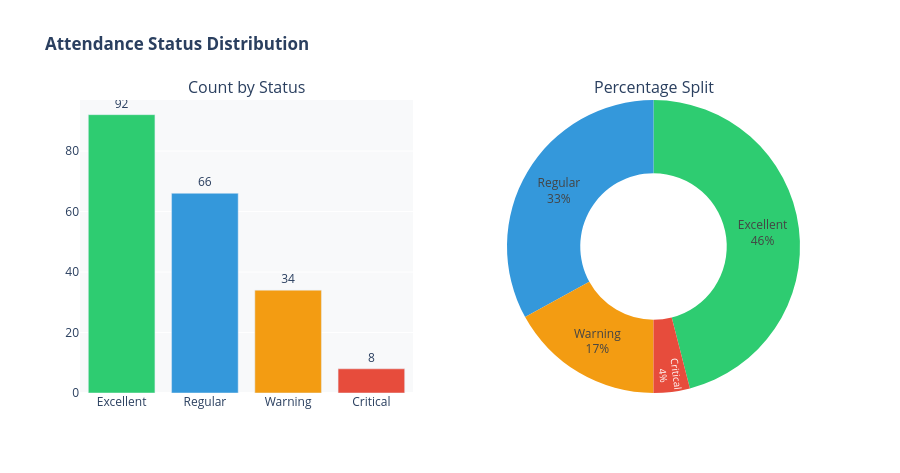

Notebook code for this chart:
### Code cell
fig = make_subplots(
    rows=1, cols=2,
    subplot_titles=['Count by Status', 'Percentage Split'],
    specs=[[{'type':'bar'}, {'type':'pie'}]]
)

# Bar
bar_fig = px.bar(
    status_counts,
    x='Status',
    y='Count',
    color_discrete_sequence=[['#2ECC71','#3498DB','#F39C12','#E74C3C']],
    text='Count'
)

bar_fig.update_traces(
    textposition='outside',
    showlegend=False
)

fig.add_trace(bar_fig.data[0], row=1, col=1)

# Pie
pie_fig = px.pie(
    status_counts,
    names='Status',
    values='Count',
    color='Status',
    color_discrete_map=status_colors,
    hole=0.5
)

pie_fig.update_traces(
    textinfo='label+percent',
    textposition='inside'
)

fig.add_trace(pie_fig.data[0], row=1, col=2)

# Layout
fig.update_layout(
    title='<b>Attendance Status Distribution</b>',
    height=473,
    showlegend=False,
    plot_bgcolor='#F8F9FA',
    paper_bgcolor='white'
)

fig.show()

### Figure 1 — Plotly figure (JSON) as saved in the notebook; plotly's stock layout.template omitted (floating-point values rounded to 4 significant figures)
{"data": [{"hovertemplate": "Status=%{x}<br>Count=%{text}<extra></extra>", "legendgroup": "", "marker": {"color": ["#2ECC71", "#3498DB", "#F39C12", "#E74C3C"], "pattern": {"shape": ""}}, "name": "", "orientation": "v", "showlegend": false, "text": [92.0, 66.0, 34.0, 8.0], "textposition": "outside", "type": "bar", "x": ["Excellent", "Regular", "Warning", "Critical"], "xaxis": "x", "y": [92, 66, 34, 8], "yaxis": "y"}, {"customdata": [["Excellent"], ["Regular"], ["Warning"], ["Critical"]], "domain": {"x": [0.55, 1], "y": [0, 1]}, "hole": 0.5, "hovertemplate": "Status=%{customdata[0]}<br>Count=%{value}<extra></extra>", "labels": ["Excellent", "Regular", "Warning", "Critical"], "legendgroup": "", "marker": {"colors": ["#2ECC71", "#3498DB", "#F39C12", "#E74C3C"]}, "name": "", "showlegend": true, "textinfo": "label+percent", "textposition": "inside", "type": "pie", "values": [92, 66, 34, 8]}], "layout": {"annotations": [{"font": {"size": 16}, "showarrow": false, "text": "Count by Status", "x": 0.225, "xanchor": "center", "xref": "paper", "y": 1, "yanchor": "bottom", "yref": "paper"}, {"font": {"size": 16}, "showarrow": false, "text": "Percentage Split", "x": 0.775, "xanchor": "center", "xref": "paper", "y": 1, "yanchor": "bottom", "yref": "paper"}], "height": 473, "paper_bgcolor": "white", "plot_bgcolor": "#F8F9FA", "showlegend": false, "title": {"text": "<b>Attendance Status Distribution</b>"}, "xaxis": {"anchor": "y", "domain": [0, 0.45]}, "yaxis": {"anchor": "x", "domain": [0, 1]}}}
